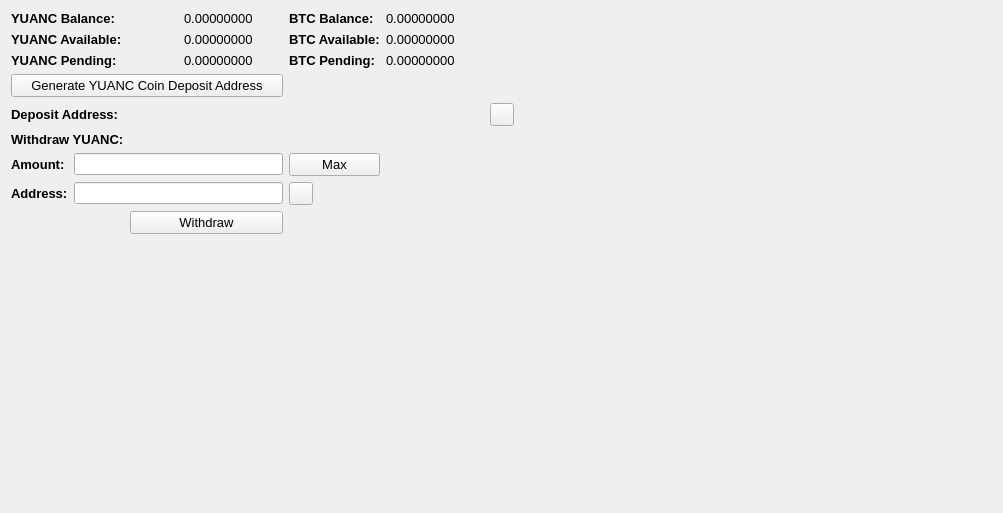
     <widget class="QWidget" name="BalanceTab">
      <attribute name="title">
       <string>Balance</string>
      </attribute>
      <layout class="QGridLayout" name="gridLayout_2">
       <item row="0" column="0" colspan="2">
        <widget class="QLabel" name="label_11">
         <property name="font">
          <font>
           <pointsize>10</pointsize>
           <weight>75</weight>
           <bold>true</bold>
          </font>
         </property>
         <property name="text">
          <string>YUANC Balance:</string>
         </property>
        </widget>
       </item>
       <item row="0" column="3">
        <widget class="QLabel" name="YUANCBalanceLabel">
         <property name="font">
          <font>
           <pointsize>10</pointsize>
          </font>
         </property>
         <property name="text">
          <string>0.00000000</string>
         </property>
         <property name="textInteractionFlags">
          <set>Qt::LinksAccessibleByMouse|Qt::TextSelectableByMouse</set>
         </property>
        </widget>
       </item>
       <item row="0" column="4">
        <widget class="QLabel" name="label_12">
         <property name="font">
          <font>
           <pointsize>10</pointsize>
           <weight>75</weight>
           <bold>true</bold>
          </font>
         </property>
         <property name="text">
          <string>BTC Balance:</string>
         </property>
        </widget>
       </item>
       <item row="0" column="5">
        <widget class="QLabel" name="BitcoinBalanceLabel">
         <property name="font">
          <font>
           <pointsize>10</pointsize>
          </font>
         </property>
         <property name="text">
          <string>0.00000000</string>
         </property>
         <property name="textInteractionFlags">
          <set>Qt::LinksAccessibleByMouse|Qt::TextSelectableByMouse</set>
         </property>
        </widget>
       </item>
       <item row="0" column="7" rowspan="10">
        <spacer name="horizontalSpacer_4">
         <property name="orientation">
          <enum>Qt::Horizontal</enum>
         </property>
         <property name="sizeHint" stdset="0">
          <size>
           <width>478</width>
           <height>488</height>
          </size>
         </property>
        </spacer>
       </item>
       <item row="1" column="0" colspan="2">
        <widget class="QLabel" name="label_13">
         <property name="font">
          <font>
           <pointsize>10</pointsize>
           <weight>75</weight>
           <bold>true</bold>
          </font>
         </property>
         <property name="text">
          <string>YUANC Available:</string>
         </property>
        </widget>
       </item>
       <item row="1" column="3">
        <widget class="QLabel" name="YUANCAvailableLabel_2">
         <property name="font">
          <font>
           <pointsize>10</pointsize>
          </font>
         </property>
         <property name="text">
          <string>0.00000000</string>
         </property>
         <property name="textInteractionFlags">
          <set>Qt::LinksAccessibleByMouse|Qt::TextSelectableByMouse</set>
         </property>
        </widget>
       </item>
       <item row="1" column="4">
        <widget class="QLabel" name="label_15">
         <property name="font">
          <font>
           <pointsize>10</pointsize>
           <weight>75</weight>
           <bold>true</bold>
          </font>
         </property>
         <property name="text">
          <string>BTC Available:</string>
         </property>
        </widget>
       </item>
       <item row="1" column="5">
        <widget class="QLabel" name="BitcoinAvailableLabel">
         <property name="font">
          <font>
           <pointsize>10</pointsize>
          </font>
         </property>
         <property name="text">
          <string>0.00000000</string>
         </property>
         <property name="textInteractionFlags">
          <set>Qt::LinksAccessibleByMouse|Qt::TextSelectableByMouse</set>
         </property>
        </widget>
       </item>
       <item row="2" column="0" colspan="2">
        <widget class="QLabel" name="label_14">
         <property name="font">
          <font>
           <pointsize>10</pointsize>
           <weight>75</weight>
           <bold>true</bold>
          </font>
         </property>
         <property name="text">
          <string>YUANC Pending:</string>
         </property>
        </widget>
       </item>
       <item row="2" column="3">
        <widget class="QLabel" name="YUANCPendingLabel">
         <property name="font">
          <font>
           <pointsize>10</pointsize>
          </font>
         </property>
         <property name="text">
          <string>0.00000000</string>
         </property>
         <property name="textInteractionFlags">
          <set>Qt::LinksAccessibleByMouse|Qt::TextSelectableByMouse</set>
         </property>
        </widget>
       </item>
       <item row="2" column="4">
        <widget class="QLabel" name="label_31">
         <property name="font">
          <font>
           <pointsize>10</pointsize>
           <weight>75</weight>
           <bold>true</bold>
          </font>
         </property>
         <property name="text">
          <string>BTC Pending:</string>
         </property>
        </widget>
       </item>
       <item row="2" column="5">
        <widget class="QLabel" name="BitcoinPendingLabel">
         <property name="font">
          <font>
           <pointsize>10</pointsize>
          </font>
         </property>
         <property name="text">
          <string>0.00000000</string>
         </property>
         <property name="textInteractionFlags">
          <set>Qt::LinksAccessibleByMouse|Qt::TextSelectableByMouse</set>
         </property>
        </widget>
       </item>
       <item row="3" column="0" colspan="4">
        <widget class="QPushButton" name="GenDepositBTN">
         <property name="font">
          <font>
           <pointsize>10</pointsize>
          </font>
         </property>
         <property name="text">
          <string>Generate YUANC Coin Deposit Address</string>
         </property>
        </widget>
       </item>
       <item row="4" column="0" colspan="3">
        <widget class="QLabel" name="label_33">
         <property name="font">
          <font>
           <pointsize>10</pointsize>
           <weight>75</weight>
           <bold>true</bold>
          </font>
         </property>
         <property name="text">
          <string>Deposit Address:</string>
         </property>
        </widget>
       </item>
       <item row="4" column="3" colspan="3">
        <widget class="QLabel" name="DepositAddressLabel">
         <property name="minimumSize">
          <size>
           <width>300</width>
           <height>0</height>
          </size>
         </property>
         <property name="palette">
          <palette>
           <active>
            <colorrole role="WindowText">
             <brush brushstyle="SolidPattern">
              <color alpha="255">
               <red>0</red>
               <green>0</green>
               <blue>0</blue>
              </color>
             </brush>
            </colorrole>
            <colorrole role="Text">
             <brush brushstyle="SolidPattern">
              <color alpha="255">
               <red>0</red>
               <green>0</green>
               <blue>255</blue>
              </color>
             </brush>
            </colorrole>
           </active>
           <inactive>
            <colorrole role="WindowText">
             <brush brushstyle="SolidPattern">
              <color alpha="255">
               <red>0</red>
               <green>0</green>
               <blue>0</blue>
              </color>
             </brush>
            </colorrole>
            <colorrole role="Text">
             <brush brushstyle="SolidPattern">
              <color alpha="255">
               <red>0</red>
               <green>0</green>
               <blue>255</blue>
              </color>
             </brush>
            </colorrole>
           </inactive>
           <disabled>
            <colorrole role="WindowText">
             <brush brushstyle="SolidPattern">
              <color alpha="255">
               <red>120</red>
               <green>120</green>
               <blue>120</blue>
              </color>
             </brush>
            </colorrole>
            <colorrole role="Text">
             <brush brushstyle="SolidPattern">
              <color alpha="255">
               <red>120</red>
               <green>120</green>
               <blue>120</blue>
              </color>
             </brush>
            </colorrole>
           </disabled>
          </palette>
         </property>
         <property name="font">
          <font>
           <pointsize>10</pointsize>
           <weight>75</weight>
           <bold>true</bold>
          </font>
         </property>
         <property name="text">
          <string/>
         </property>
         <property name="alignment">
          <set>Qt::AlignRight|Qt::AlignTrailing|Qt::AlignVCenter</set>
         </property>
         <property name="textInteractionFlags">
          <set>Qt::LinksAccessibleByMouse|Qt::TextSelectableByKeyboard|Qt::TextSelectableByMouse</set>
         </property>
        </widget>
       </item>
       <item row="4" column="6">
        <widget class="QToolButton" name="DepositCopyButton">
         <property name="toolTip">
          <string>Copy to clipboard</string>
         </property>
         <property name="text">
          <string/>
         </property>
         <property name="icon">
          <iconset resource="../bitcoin.qrc">
           <normaloff>:/icons/editcopy</normaloff>:/icons/editcopy</iconset>
         </property>
         <property name="shortcut">
          <string>Alt+P</string>
         </property>
        </widget>
       </item>
       <item row="5" column="0" colspan="2">
        <widget class="QLabel" name="label_34">
         <property name="font">
          <font>
           <pointsize>10</pointsize>
           <weight>75</weight>
           <bold>true</bold>
          </font>
         </property>
         <property name="text">
          <string>Withdraw YUANC:</string>
         </property>
        </widget>
       </item>
       <item row="6" column="0">
        <widget class="QLabel" name="label_26">
         <property name="font">
          <font>
           <pointsize>10</pointsize>
           <weight>75</weight>
           <bold>true</bold>
          </font>
         </property>
         <property name="text">
          <string>Amount:</string>
         </property>
        </widget>
       </item>
       <item row="6" column="1" colspan="3">
        <widget class="QLineEdit" name="WithdrawUnitsInput">
         <property name="font">
          <font>
           <pointsize>9</pointsize>
           <weight>75</weight>
           <bold>true</bold>
          </font>
         </property>
         <property name="text">
          <string/>
         </property>
        </widget>
       </item>
       <item row="6" column="4">
        <widget class="QPushButton" name="Withdraw_Max_Amount">
         <property name="font">
          <font>
           <pointsize>10</pointsize>
          </font>
         </property>
         <property name="text">
          <string>Max</string>
         </property>
        </widget>
       </item>
       <item row="7" column="0">
        <widget class="QLabel" name="label_10">
         <property name="font">
          <font>
           <pointsize>10</pointsize>
           <weight>75</weight>
           <bold>true</bold>
          </font>
         </property>
         <property name="text">
          <string>Address:</string>
         </property>
        </widget>
       </item>
       <item row="7" column="1" colspan="3">
        <widget class="QLineEdit" name="WithdrawAddress">
         <property name="font">
          <font>
           <pointsize>9</pointsize>
           <weight>75</weight>
           <bold>true</bold>
          </font>
         </property>
        </widget>
       </item>
       <item row="7" column="4">
        <widget class="QToolButton" name="WithdrawPasteButton">
         <property name="toolTip">
          <string>Paste from clipboard</string>
         </property>
         <property name="text">
          <string/>
         </property>
         <property name="icon">
          <iconset resource="../bitcoin.qrc">
           <normaloff>:/icons/editpaste</normaloff>:/icons/editpaste</iconset>
         </property>
         <property name="shortcut">
          <string>Alt+P</string>
         </property>
        </widget>
       </item>
       <item row="8" column="2" colspan="2">
        <widget class="QPushButton" name="WithdrawUnitsBtn">
         <property name="font">
          <font>
           <pointsize>10</pointsize>
          </font>
         </property>
         <property name="text">
          <string>Withdraw</string>
         </property>
        </widget>
       </item>
       <item row="9" column="0" colspan="6">
        <spacer name="verticalSpacer">
         <property name="orientation">
          <enum>Qt::Vertical</enum>
         </property>
         <property name="sizeHint" stdset="0">
          <size>
           <width>428</width>
           <height>262</height>
          </size>
         </property>
        </spacer>
       </item>
      </layout>
      <zorder>label_31</zorder>
      <zorder>label_15</zorder>
      <zorder>label_12</zorder>
      <zorder>label_14</zorder>
      <zorder>label_13</zorder>
      <zorder>label_11</zorder>
      <zorder>BitcoinBalanceLabel</zorder>
      <zorder>YUANCBalanceLabel</zorder>
      <zorder>YUANCAvailableLabel_2</zorder>
      <zorder>YUANCPendingLabel</zorder>
      <zorder>BitcoinAvailableLabel</zorder>
      <zorder>BitcoinPendingLabel</zorder>
      <zorder>label_33</zorder>
      <zorder>GenDepositBTN</zorder>
      <zorder>DepositAddressLabel</zorder>
      <zorder>Withdraw_Max_Amount</zorder>
      <zorder>label_34</zorder>
      <zorder>WithdrawUnitsInput</zorder>
      <zorder>label_10</zorder>
      <zorder>label_26</zorder>
      <zorder>WithdrawAddress</zorder>
      <zorder>WithdrawUnitsBtn</zorder>
      <zorder>horizontalSpacer_4</zorder>
      <zorder>verticalSpacer</zorder>
      <zorder>WithdrawPasteButton</zorder>
      <zorder>DepositCopyButton</zorder>
     </widget>
